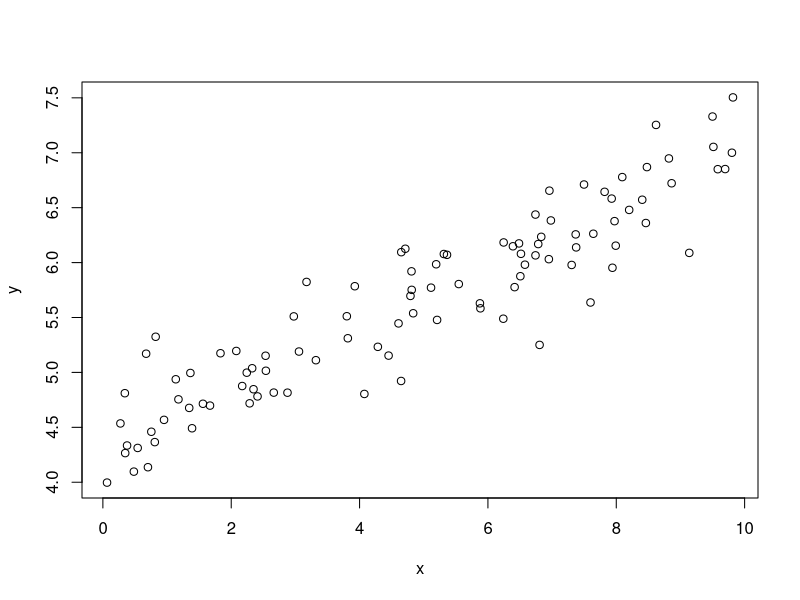
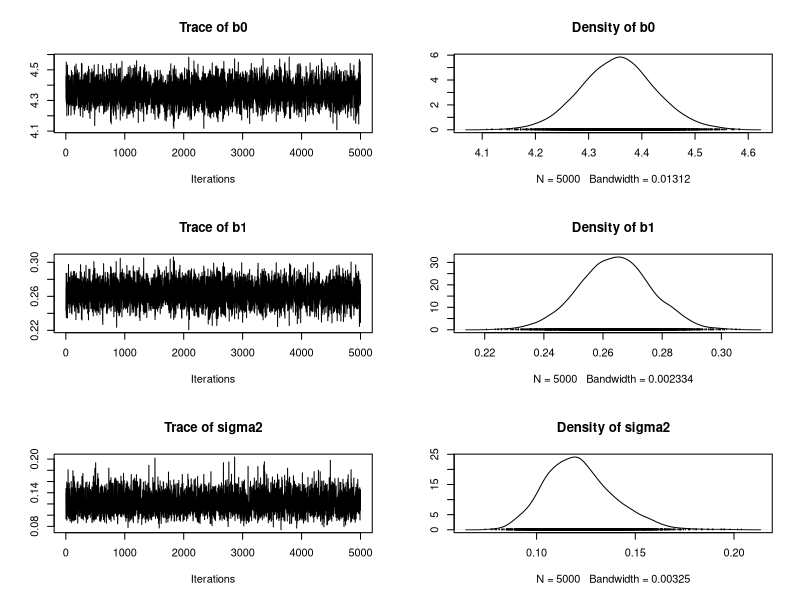

Generate these figures, in order, with R:

library(mvtnorm) #for multivariate normal distribution
library(MCMCpack) #for inverse gamma distribution
library(coda) #for trace/density plots

#setup parameters/data
b0.real <- 4.5
b1.real <- 0.25
sigma <- 0.3
n <- 100
x <- runif(n,0,10)
X <- cbind(1,x)

y <- rnorm(n,b0.real+b1.real*x,sigma)

plot(x,y)

#define priors
b.prior.mean <- c(0,0)
b.prior.covar <- matrix(c(100,0,0,100),nrow=2)
b.prior.prec <- solve(b.prior.covar)

sigma2.prior.s1 <- 1
sigma2.prior.s2 <- 1

#initialization
b.curr <- c(0,0)
sigma2.curr <- 1

iter <- 5000

b <- matrix(nrow=iter,ncol=2)
sigma2 <- numeric(iter)

#gibbs sampling
for (i in 1:5000) {
  
  #conditional posterior for b
  v <- sigma2.curr^-1 * t(X) %*% y + b.prior.prec %*% b.prior.mean
  V.inv <- sigma2.curr^-1 * t(X) %*% X + b.prior.prec
  V <- solve(V.inv)
  
  #sample b
  b.curr <- t(rmvnorm(1,mean=V%*%v,sigma=V))
  
  pred.curr <- X %*% b.curr
  resid.curr <- y - pred.curr
  
  #conditional posterior for sigma2
  mu1 <- sigma2.prior.s1 + n/2
  mu2 <- sigma2.prior.s2 + 0.5 * t(resid.curr) %*% resid.curr
  
  #sample sigma2
  sigma2.curr <- rinvgamma(1,mu1,mu2)
  
  #save sample
  b[i,] <- b.curr
  sigma2[i] <- sigma2.curr
    
}

#plot results
colnames(b) <- c("b0","b1")
mcmc.out <- as.mcmc(cbind(b,sigma2))
plot(mcmc.out)
